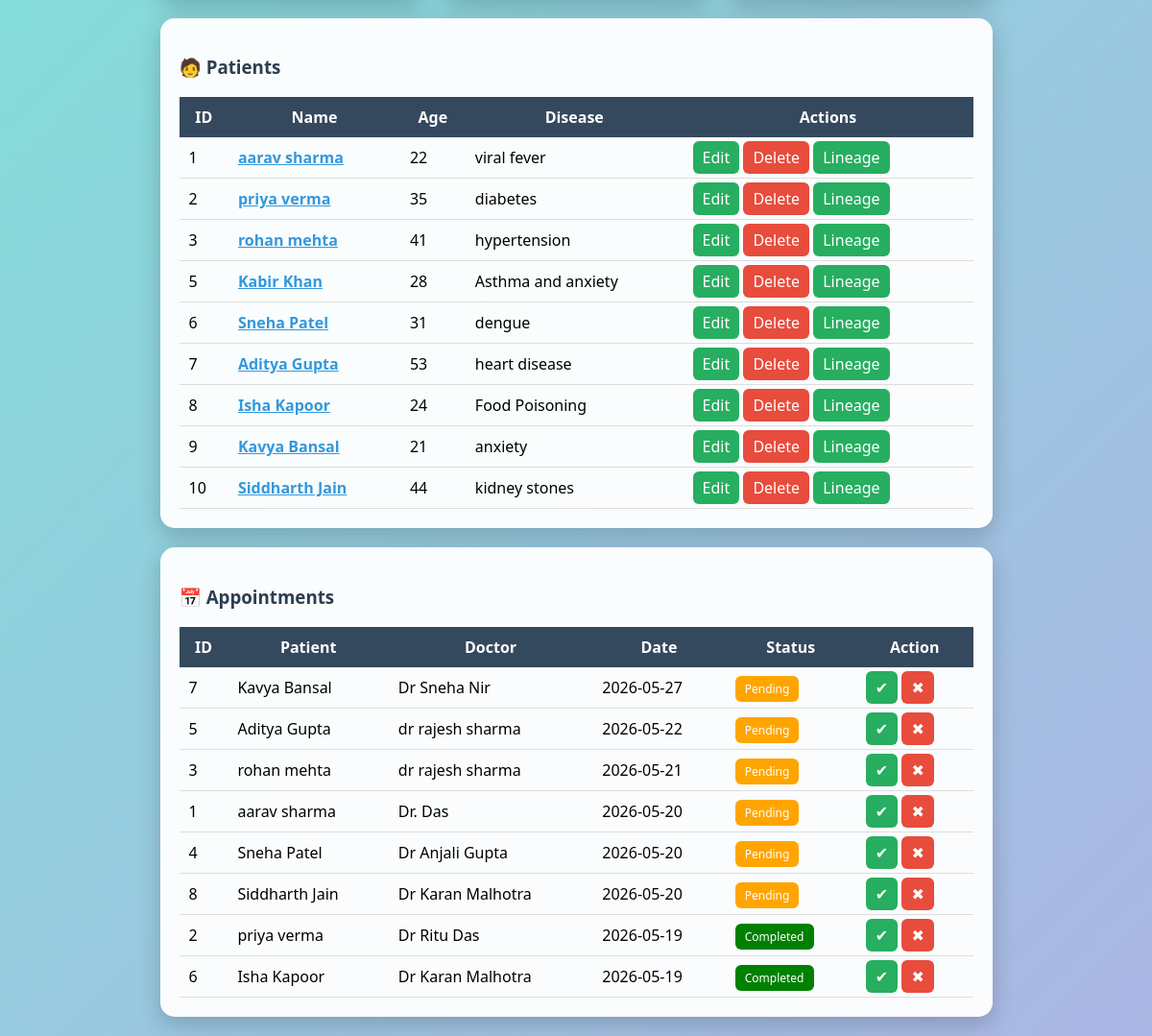
The page /dashboard (signed in, lower part) on the database as committed earlier.
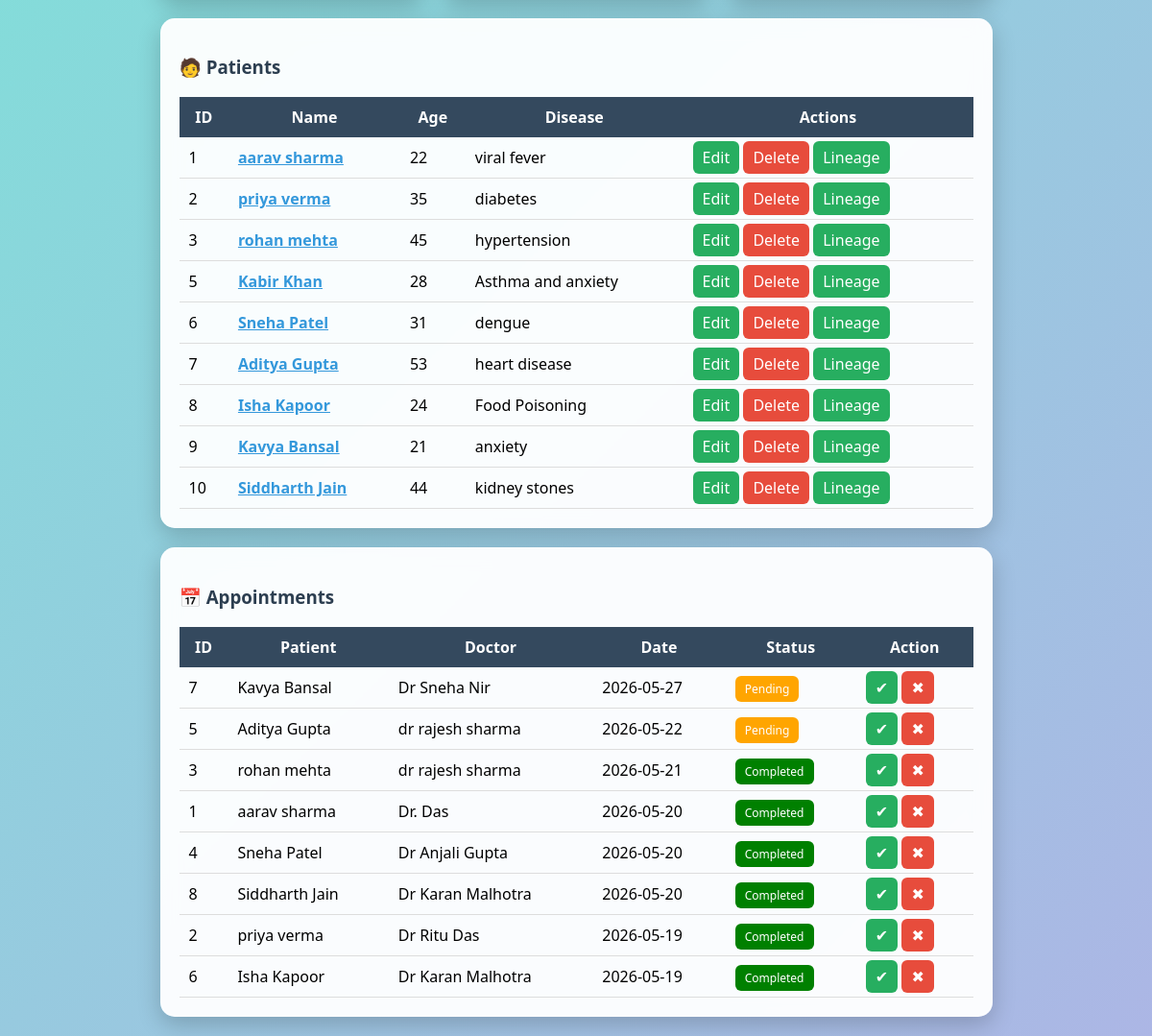
The same page on the database as committed later.
### tables this page shows
CREATE TABLE patients (
        id INTEGER PRIMARY KEY AUTOINCREMENT,
        name TEXT,
        age INTEGER,
        disease TEXT
    );

CREATE TABLE appointments (
        id INTEGER PRIMARY KEY AUTOINCREMENT,
        patient_id INTEGER,
        doctor_id INTEGER,
        date TEXT,
        status TEXT DEFAULT 'pending',
        FOREIGN KEY(patient_id) REFERENCES patients(id),
        FOREIGN KEY(doctor_id) REFERENCES doctors(id)
    );

CREATE TABLE doctors (
        id INTEGER PRIMARY KEY AUTOINCREMENT,
        name TEXT,
        specialization TEXT
    );

### app.py (the view)
@app.route('/dashboard')
@role_required(['admin','doctor','nurse','receptionist','user'])
def dashboard():
    if 'user' not in session:
        return redirect('/')
    conn = get_db()
    cur = conn.cursor()
    search = request.args.get('search', '')
    if search:
        cur.execute("SELECT * FROM patients WHERE name LIKE ? OR disease LIKE ?",
                    (f'%{search}%', f'%{search}%'))
    else:
        cur.execute("SELECT * FROM patients")
    patients = cur.fetchall()
    cur.execute("SELECT * FROM doctors")
    doctors = cur.fetchall()
    cur.execute("""
        SELECT a.id, p.name as patient, d.name as doctor, a.date, a.status
        FROM appointments a
        JOIN patients p ON a.patient_id = p.id
        JOIN doctors d ON a.doctor_id = d.id
        ORDER BY a.date DESC
    """)
    appointments = cur.fetchall()
    cur.execute("SELECT COUNT(*) as total FROM patients")
    total_patients = cur.fetchone()['total']
    cur.execute("SELECT COUNT(*) as total FROM doctors")
    total_doctors = cur.fetchone()['total']
    return render_template('dashboard.html',
        patients=patients,
        doctors=doctors,
        appointments=appointments,
        total_patients=total_patients,
        total_doctors=total_doctors,
        search=search
    )

### app.py (called while the page is built)
def role_required(allowed_roles):
    def decorator(f):
        @wraps(f)
        def wrapper(*args, **kwargs):
            if 'user' not in session:
                return redirect('/')
            if session.get('role') not in allowed_roles:
                flash("⛔ Access Denied: You are not authorized")
                return redirect('/dashboard')
            return f(*args, **kwargs)
        return wrapper
    return decorator

### database.py (called while the page is built)
def get_db():
    conn = sqlite3.connect(DATABASE)
    conn.row_factory = sqlite3.Row
    conn.execute("PRAGMA foreign_keys = ON")
    return conn

### templates/dashboard.html (shortened to what this page needs)
{% extends 'base.html' %}
{% block content %}
<div class="container">
<div class="grid">
</div>
<div class="card">
<h3>🧑 Patients</h3>
<table>
<tr>
<th>ID</th><th>Name</th><th>Age</th><th>Disease</th><th>Actions</th>
</tr>
{% for p in patients %}
<tr>
<td>{{p.id}}</td>
<td>
    <a href="/patient/{{p.id}}" style="font-weight:bold; color:#3498db;">
        {{p.name}}
    </a>
</td>
<td>{{p.age}}</td>
<td>{{p.disease}}</td>
<td>
<a class="btn" href="/update/{{p.id}}">Edit</a>
{% if session['role'] == 'admin' %}
<a class="btn-danger" href="/delete/{{p.id}}">Delete</a>
{% endif %}
<a class="btn" href="/lineage/{{p.id}}">Lineage</a>
</td>
</tr>
{% endfor %}
</table>
</div>
<div class="card">
<h3>📅 Appointments</h3>
<table>
<tr>
<th>ID</th>
<th>Patient</th>
<th>Doctor</th>
<th>Date</th>
<th>Status</th>
<th>Action</th>
</tr>
{% for a in appointments %}
<tr>
<td>{{a.id}}</td>
<td>{{a.patient}}</td>
<td>{{a.doctor}}</td>
<td>{{a.date}}</td>
<td>
    {% if a.status == 'pending' %}
        <span class="badge" style="background:orange;">Pending</span>
    {% elif a.status == 'completed' %}
        <span class="badge" style="background:green;">Completed</span>
    {% else %}
        <span class="badge" style="background:red;">Cancelled</span>
    {% endif %}
</td>
<td>
<a class="btn" href="/update_status/{{a.id}}/completed">✔</a>
<a class="btn-danger" href="/update_status/{{a.id}}/cancelled">✖</a>
</td>
</tr>
{% endfor %}
</table>
</div>
{% endblock %}

### templates/base.html (shortened to what this page needs)
<!DOCTYPE html>
<html>
<head>
    <link rel="stylesheet" href="{{ url_for('static', filename='style.css') }}">
    <link rel="stylesheet" href="https://cdnjs.cloudflare.com/ajax/libs/font-awesome/6.5.0/css/all.min.css">
</head>
<body>
<div class="container">
    {% block content %}{% endblock %}
</div>
</body>
</html>

### static/style.css (style rules this page uses)
body { margin: 0; font-family: 'Segoe UI', sans-serif; background: linear-gradient(135deg, #74ebd5, #ACB6E5); }
.container { width: 85%; margin: 20px auto; }
.card { background: rgba(255, 255, 255, 0.95); padding: 20px; margin-bottom: 20px; border-radius: 15px; backdrop-filter: blur(10px); box-shadow: 0 8px 25px rgba(0,0,0,0.2); transition: 0.3s; }
h2, h3 { color: #2c3e50; }
.btn { background: #27ae60; color: white; padding: 6px 10px; border-radius: 6px; text-decoration: none; transition: 0.3s; }
.btn-danger { background: #e74c3c; color: white; padding: 6px 10px; border-radius: 6px; text-decoration: none; transition: 0.3s; }
table { width: 100%; border-collapse: collapse; }
th { background: #34495e; color: white; padding: 10px; }
td { padding: 10px; border-bottom: 1px solid #ddd; }
.grid { display: grid; grid-template-columns: repeat(auto-fit, minmax(250px, 1fr)); gap: 20px; }
.badge { padding: 5px 10px; border-radius: 6px; color: white; font-size: 12px; }

Rows that differ between the two databases and show on the page:
changed patients "rohan mehta": age "41" → "45"
changed appointments "rohan mehta": status "Pending" → "Completed"
changed appointments "aarav sharma": status "Pending" → "Completed"
changed appointments "Sneha Patel": status "Pending" → "Completed"
changed appointments "Siddharth Jain": status "Pending" → "Completed"
